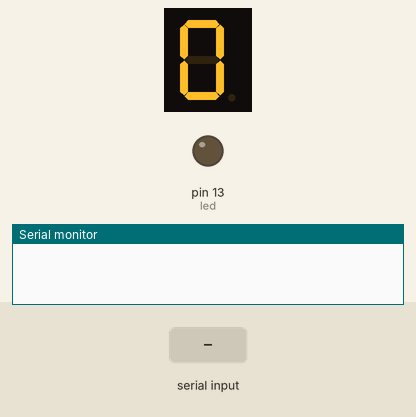
Bench run of a sketch on a simulated Arduino Uno, built with avr-gcc and run on an emulated ATmega328P. Shown: 1-digit seven-segment display, output pins drawn as LEDs (lit = HIGH), the last lines printed to the serial monitor. Wiring (inferred from the names in the program): 1-digit 7-segment display, segments lit when HIGH: segments pin 2, pin 3, pin 4, pin 5, pin 6, pin 7, pin 8. Inputs (shaded band) come from the test bench. The segment pins are drawn as the display they are named for; pins used as bus, display or sensor lines are not drawn.

Above: at 1.2 s.
1.3 s: "l,45\n" received over Serial
At 2.5 s:
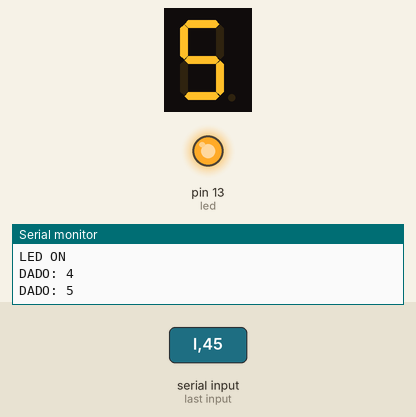
2.8 s: "90,45\n" received over Serial
4.3 s: "d90\n" received over Serial
At 4.8 s:
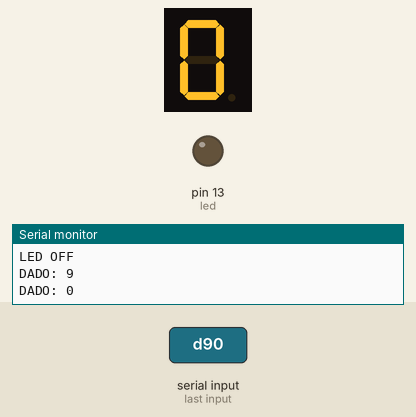
5.8 s: "l90\n" received over Serial
At 7.0 s:
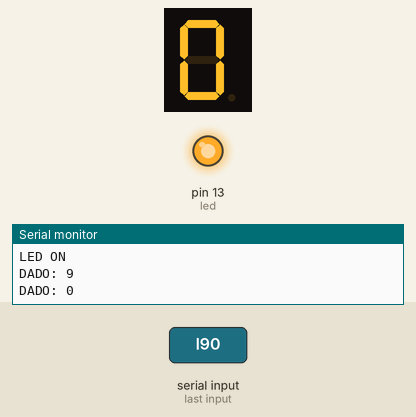
7.3 s: "d,45\n" received over Serial
At 8.3 s:
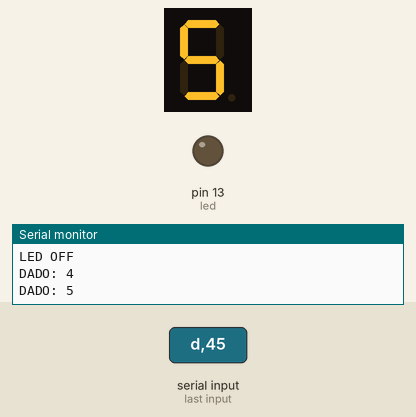
Timing chart, 0 to 9.8 s (numbered marks = the images above; inputs shaded):
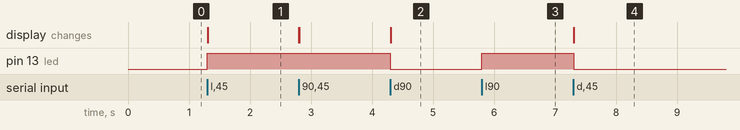

The sketch:

sendSerial.ino
```cpp
//Display 7 Segmentos Cathod3 Comúm
int display7c[10]= {0x3f,0x06,0x5b,0x4f,0x66,0x6d,0x7d,0x07,0x7f,0x67};

//Display 7 Segmentos Anode Comúm
int display7a[10]= {0x40,0x79,0x24,0x30,0x19,0x12,0x02,0x78,0x00,0x18};

//Pinos do Display
byte a=2;
byte b=3;
byte c=4;
byte d=5;
byte e=6;
byte f=7;
byte g=8;

int dado=0;
byte led = 13;

//Função Display 7 Segmentos
void display7seg(int bits,int a,int b,int c,int d,int e,int f,int g){

  //Mostra o numero bits no display 7 segmentos
  digitalWrite(a,bitRead(bits,0));
  digitalWrite(b,bitRead(bits,1));
  digitalWrite(c,bitRead(bits,2));
  digitalWrite(d,bitRead(bits,3));
  digitalWrite(e,bitRead(bits,4));
  digitalWrite(f,bitRead(bits,5));
  digitalWrite(g,bitRead(bits,6));
}

void setup(){
   //Configura os 8 Pinos digitais como SAIDAS
  for(int i=a;i<=g;i++){
    pinMode(i,OUTPUT);
  }
  Serial.begin(9600);
  pinMode(led, OUTPUT);
  //Inicializa o display 7 segmentos
  display7seg(display7c[0],a,b,c,d,e,f,g);
}

void loop(){
  //se existe dados disponiveis no barramento serial
  if (Serial.available()){
    //lemos o dado enviado
    dado=Serial.read();
    if(dado=='l') { //letra   l - ligar
      digitalWrite(led, HIGH);
      Serial.println("LED ON");
    }
    if(dado=='d') { //letra d - desligar
      digitalWrite(led, LOW);
      Serial.println("LED OFF");
    }

    if(dado>='0' && dado<='9') {
      display7seg(display7c[dado-48],a,b,c,d,e,f,g);
      Serial.print("DADO: ");
      Serial.println(dado-48);
    }
  }
}
```

Measured:
- after the input at 1.3 s, pin 13 (led): LOW → HIGH at once; the display: changes at once (image 1)
- after the input at 4.3 s, pin 13 (led): HIGH → LOW at once; the display: changes at once (image 2)
- after the input at 5.8 s, pin 13 (led): LOW → HIGH at once
- after the input at 7.3 s, pin 13 (led): HIGH → LOW at once; the display: changes at once (image 4)
